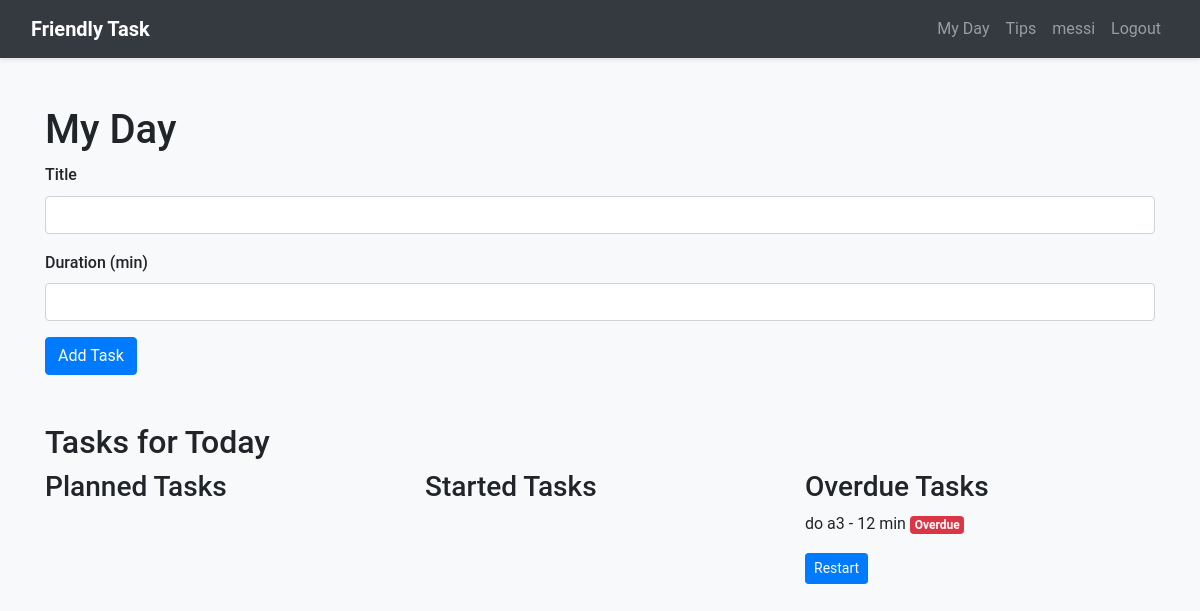
The app's page /my_day (signed in) with its own data.
### models.py (models this page shows, shortened)
class User(UserMixin, db.Model):
    id = db.Column(db.Integer, primary_key=True)
    username = db.Column(db.String(20), unique=True, nullable=False)
    email = db.Column(db.String(120), unique=True, nullable=False)
    password_hash = db.Column(db.String(128))
    tokens = db.Column(db.Integer, default=0)
    dark_mode = db.Column(db.Boolean, default=False)
    profile_picture = db.Column(db.String(120), nullable=False, default='static/profile_pics/default.png')
    tasks = db.relationship('Task', backref='user', lazy=True)

class Task(db.Model):
    id = db.Column(db.Integer, primary_key=True)
    title = db.Column(db.String(100), nullable=False)
    duration = db.Column(db.Integer, nullable=False)
    start_time = db.Column(db.DateTime, index=True, default=None, nullable=True)
    completed = db.Column(db.Boolean, default=False)
    timestamp = db.Column(db.DateTime, default=datetime.utcnow, nullable=False)
    user_id = db.Column(db.Integer, db.ForeignKey('user.id'), nullable=False)

### app.py (the view, shortened to what this page needs)
@app.route('/my_day', methods=['GET', 'POST'])
@login_required
def my_day():
    form = TaskForm()
    tasks = Task.query.filter_by(user_id=current_user.id).order_by(Task.timestamp.desc()).all()
    now = datetime.utcnow()
    planned_tasks = [task for task in tasks if not task.start_time and not task.completed]
    started_tasks = [task for task in tasks if task.start_time and not task.completed and task.start_time + timedelta(minutes=task.duration) > now]
    overdue_tasks = [task for task in tasks if task.start_time and not task.completed and task.start_time + timedelta(minutes=task.duration) <= now]
    return render_template('my_day.html', title='My Day', form=form, planned_tasks=planned_tasks, started_tasks=started_tasks, overdue_tasks=overdue_tasks)

### forms.py
class TaskForm(FlaskForm):
    title = StringField('Title', validators=[DataRequired()])
    duration = IntegerField('Duration (min)', validators=[DataRequired()])
    submit = SubmitField('Add Task')

### app.py (called while the page is built)
@app.context_processor
def utility_processor():
    def get_brand():
        return "Friendly Task"
    return dict(get_brand=get_brand)

### models.py (called while the page is built)
@login_manager.user_loader
def load_user(user_id):
    return User.query.get(int(user_id))

### templates/my_day.html (shortened to what this page needs)
{% extends 'base.html' %}
{% block content %}
    <div class="content-wrapper">
        <h1 class="mt-5">My Day</h1>
        <form method="post" class="task-form">
            <div class="form-group">
                {{ form.title.label(class='form-control-label') }}
                {{ form.title(class='form-control custom-input') }}
            </div>
            <div class="form-group">
                {{ form.duration.label(class='form-control-label') }}
                {{ form.duration(class='form-control custom-input', min=0) }}
            </div>
            {{ form.submit(class='btn btn-primary custom-button') }}
        </form>
        {% if planned_tasks or started_tasks or overdue_tasks %}
            <h2 class="mt-5">Tasks for Today</h2>
            <div class="row">
                <div class="col-md-4">
                    <h3>Planned Tasks</h3>
                </div>
                <div class="col-md-4">
                    <h3>Started Tasks</h3>
                </div>
                <div class="col-md-4">
                    <h3>Overdue Tasks</h3>
                    <div id="overdue-tasks">
                        {% for task in overdue_tasks %}
                            <div class="task">
                                <p>{{ task.title }} - {{ task.duration }} min <span class="badge badge-danger">Overdue</span></p>
                                <form method="POST" action="{{ url_for('start_task', task_id=task.id) }}">
                                    <button type="submit" class="btn btn-sm btn-primary custom-button">Restart</button>
                                </form>
                            </div>
                        {% endfor %}
                    </div>
                </div>
            </div>
        {% endif %}
{% endblock %}

### templates/base.html (shortened to what this page needs)
<!DOCTYPE html>
<html lang="en">
<head>
    <link rel="stylesheet" href="https://cdn.jsdelivr.net/npm/bootstrap@4.3.1/dist/css/bootstrap.min.css">
    <link rel="stylesheet" href="{{ url_for('static', filename='css/stylesheet.css') }}">
</head>
<body class="{{ 'dark-theme' if current_user.is_authenticated and current_user.dark_mode else 'light-theme' }}">
    <nav class="navbar navbar-expand-md navbar-dark bg-dark">
        <div class="container-fluid">
          <a class="navbar-brand" href="{{ url_for('index') }}">{{ get_brand() }}</a>
          <div class="collapse navbar-collapse justify-content-end" id="navbarNav">
            <ul class="navbar-nav">
              {% if current_user.is_authenticated %}
              <li class="nav-item {% if active == 'my_day' %}active{% endif %}">
                <a class="nav-link" aria-current="page" href="{{ url_for('my_day') }}">My Day</a>
              </li>
              <li class="nav-item {% if active == 'tips' %}active{% endif %}">
                <a class="nav-link" href="{{ url_for('tips') }}">Tips</a>
              </li>
              <li class="nav-item">
                <a class="nav-link" href="{{ url_for('settings') }}">{{ current_user.username }}</a>
              </li>
              <li class="nav-item">
                <a class="nav-link" href="{{ url_for('logout') }}">Logout</a>
              </li>
              {% endif %}
            </ul>
          </div>
        </div>
      </nav>
      <div class="container fade-in" id="page-content">
            {% block content %}{% endblock %}
        </div>
</body>
</html>

### static/css/stylesheet.css (style rules this page uses)
body { font-family: "Roboto", sans-serif; line-height: 1.6; transition: background-color 0.3s ease; }
h1, h2, h3, h4, h5, h6 { font-weight: 500; }
a { color: inherit; text-decoration: none; }
body.light-theme { background-color: #f8f9fa; color: #212529; }
.navbar { background-color: inherit; box-shadow: 0 2px 4px rgba(0, 0, 0, 0.1); transition: background-color 0.3s ease; }
.navbar-brand { font-weight: 600; }
.form-group label { font-weight: 500; }
.btn-primary { background-color: #007bff; border-color: #007bff; }
.fade-in { opacity: 0; transition: opacity 0.5s ease-in-out; }

### records on screen
User: username "messi"
Task: title "do a3", duration "12"

### other values on screen
{{ get_brand() }} "Friendly Task"
